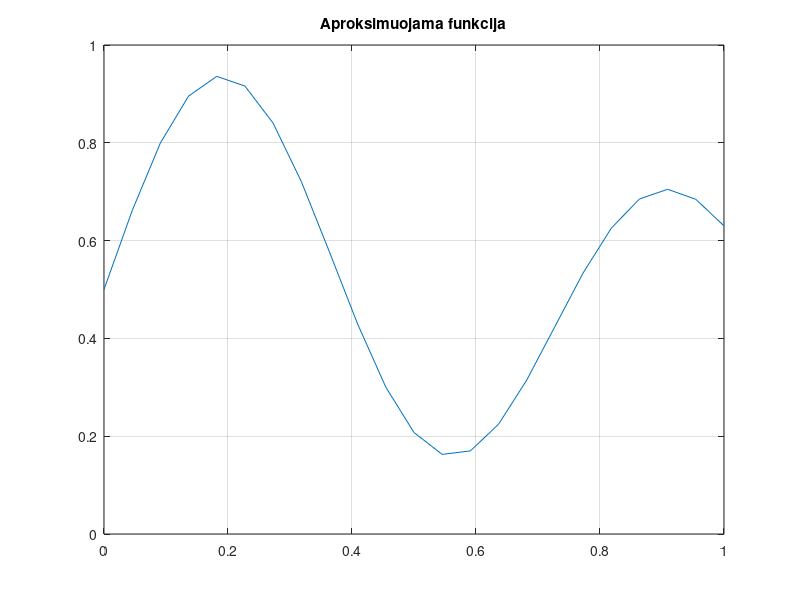

Source code (MATLAB): (Note: this script raises an error after producing the figure.)
close all;
clear;
clc;
x = 0:1/22:1; %Taškų vektorius
func = ((1 + 0.6*sin(2*pi*x/0.7)) + 0.3*sin(2*pi*x))/2; %Aproksimuojama funkcija
figure
plot(x, func); grid on; title('Aproksimuojama funkcija');
%Centrai ir spinduliai
% c1 = 0.1918 - 0.002;
% c2 = 0.9131 + 0.002;
c1 = 0.191;
c2 = 0.916;
r1 = 0.166;
r2 = 0.176;

%Gauso funkcijos duotiems centrams ir spinduliams
t1 = gauss(x, c1, r1);
t2 = gauss(x, c2, r2)
figure
plot(x,t1, x, t2, x, func); grid on; title('Gauso funkcijos');
%Svorių inicializavimas
w0 = randn(1);
w1 = randn(1);
w2 = randn(1);
num_iter = 0;
step = 1; %mokymo žingsnis

%Funkcijos aproksimavimas
for j = 1:100
  E(j) = 0;  
  for i = 1:length(x)
  % RBV išėjimo skaičiavimas
  y = gauss(x(i), c1, r1)*w1 + gauss(x(i), c2, r2)*w2 + w0; %Svorinė suma
  % Klaidos skaičiavimas ir svorių atnaujinimas
  e = func(i) - y;
  E(j) = E(j) + abs(e);
  w1 = w1 + step * e * gauss(x(i), c1, r1);
  w2 = w2 + step * e * gauss(x(i), c2, r2);
  w0 = w0 + step * e;
  end
end
%Klaidos kitimoir galutinio rezultato atvaizdavimas
t = 1:j;
figure
plot(t, E); grid on; title('Klaidos kitimas');
y = gauss(x, c1, r1)*w1 + gauss(x, c2, r2)*w2 + w0; 
figure
plot(x, func, x, y, x, y - func); grid on; title('Palyginimas'); legend('Tikroji funkcija', 'Aproksimuota funkcija', 'Skirtumas');

%Gauso funkcija
function func = gauss(x, c, r)
func = exp(-(x - c).^2/(2*r^2));
end
